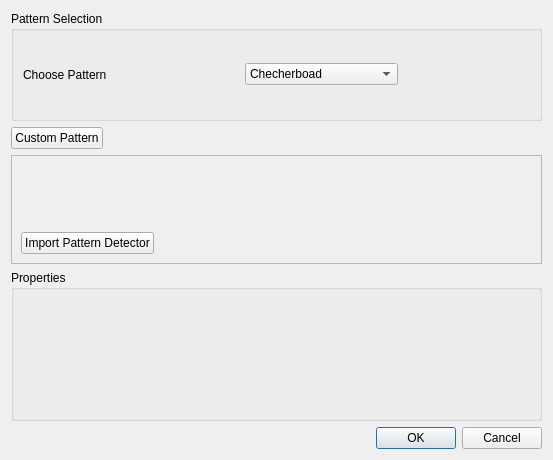
<?xml version="1.0" encoding="UTF-8"?>
<ui version="4.0">
 <class>ImageAndPatternProperties</class>
 <widget class="QDialog" name="ImageAndPatternProperties">
  <property name="geometry">
   <rect>
    <x>0</x>
    <y>0</y>
    <width>553</width>
    <height>460</height>
   </rect>
  </property>
  <property name="windowTitle">
   <string>Dialog</string>
  </property>
  <layout class="QVBoxLayout" name="verticalLayout_2">
   <item>
    <widget class="QGroupBox" name="groupBox_patternSelect">
     <property name="title">
      <string>Pattern Selection</string>
     </property>
     <layout class="QHBoxLayout" name="horizontalLayout">
      <item>
       <widget class="QLabel" name="label">
        <property name="text">
         <string>Choose Pattern</string>
        </property>
       </widget>
      </item>
      <item>
       <spacer name="horizontalSpacer">
        <property name="orientation">
         <enum>Qt::Horizontal</enum>
        </property>
        <property name="sizeHint" stdset="0">
         <size>
          <width>45</width>
          <height>20</height>
         </size>
        </property>
       </spacer>
      </item>
      <item>
       <widget class="QComboBox" name="comboBox_checkboardMode">
        <item>
         <property name="text">
          <string>Checherboad</string>
         </property>
        </item>
        <item>
         <property name="text">
          <string>Asymmetric Circle Grid</string>
         </property>
        </item>
        <item>
         <property name="text">
          <string>Symmetric Circle Grid</string>
         </property>
        </item>
       </widget>
      </item>
      <item>
       <spacer name="horizontalSpacer_2">
        <property name="orientation">
         <enum>Qt::Horizontal</enum>
        </property>
        <property name="sizeHint" stdset="0">
         <size>
          <width>128</width>
          <height>20</height>
         </size>
        </property>
       </spacer>
      </item>
     </layout>
    </widget>
   </item>
   <item>
    <layout class="QHBoxLayout" name="horizontalLayout_2">
     <item>
      <widget class="QPushButton" name="pushButton_custompattern">
       <property name="text">
        <string>Custom Pattern</string>
       </property>
       <property name="checkable">
        <bool>true</bool>
       </property>
      </widget>
     </item>
     <item>
      <spacer name="horizontalSpacer_3">
       <property name="orientation">
        <enum>Qt::Horizontal</enum>
       </property>
       <property name="sizeHint" stdset="0">
        <size>
         <width>378</width>
         <height>20</height>
        </size>
       </property>
      </spacer>
     </item>
    </layout>
   </item>
   <item>
    <widget class="QFrame" name="frame_customPattern">
     <property name="frameShape">
      <enum>QFrame::StyledPanel</enum>
     </property>
     <property name="frameShadow">
      <enum>QFrame::Raised</enum>
     </property>
     <layout class="QVBoxLayout" name="verticalLayout">
      <item>
       <widget class="QLabel" name="label_customPattern">
        <property name="minimumSize">
         <size>
          <width>501</width>
          <height>51</height>
         </size>
        </property>
        <property name="text">
         <string/>
        </property>
       </widget>
      </item>
      <item>
       <layout class="QHBoxLayout" name="horizontalLayout_3">
        <item>
         <widget class="QPushButton" name="pushButton_importPatternDetector">
          <property name="text">
           <string>Import Pattern Detector</string>
          </property>
         </widget>
        </item>
        <item>
         <spacer name="horizontalSpacer_4">
          <property name="orientation">
           <enum>Qt::Horizontal</enum>
          </property>
          <property name="sizeHint" stdset="0">
           <size>
            <width>328</width>
            <height>20</height>
           </size>
          </property>
         </spacer>
        </item>
       </layout>
      </item>
     </layout>
    </widget>
   </item>
   <item>
    <widget class="QGroupBox" name="groupBox_properties">
     <property name="minimumSize">
      <size>
       <width>531</width>
       <height>151</height>
      </size>
     </property>
     <property name="title">
      <string>Properties</string>
     </property>
    </widget>
   </item>
   <item>
    <widget class="QDialogButtonBox" name="buttonBox">
     <property name="orientation">
      <enum>Qt::Horizontal</enum>
     </property>
     <property name="standardButtons">
      <set>QDialogButtonBox::Cancel|QDialogButtonBox::Ok</set>
     </property>
    </widget>
   </item>
  </layout>
 </widget>
 <resources/>
 <connections>
  <connection>
   <sender>buttonBox</sender>
   <signal>accepted()</signal>
   <receiver>ImageAndPatternProperties</receiver>
   <slot>accept()</slot>
   <hints>
    <hint type="sourcelabel">
     <x>248</x>
     <y>254</y>
    </hint>
    <hint type="destinationlabel">
     <x>157</x>
     <y>274</y>
    </hint>
   </hints>
  </connection>
  <connection>
   <sender>buttonBox</sender>
   <signal>rejected()</signal>
   <receiver>ImageAndPatternProperties</receiver>
   <slot>reject()</slot>
   <hints>
    <hint type="sourcelabel">
     <x>316</x>
     <y>260</y>
    </hint>
    <hint type="destinationlabel">
     <x>286</x>
     <y>274</y>
    </hint>
   </hints>
  </connection>
 </connections>
</ui>
